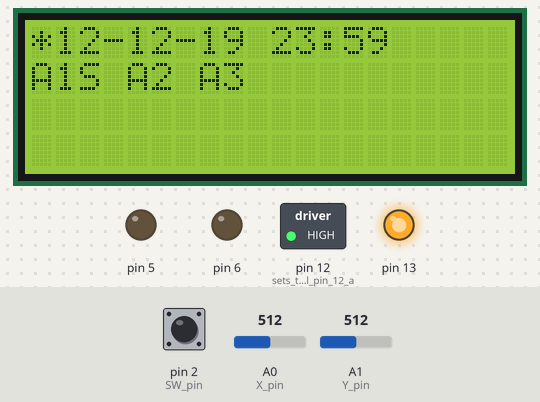
This sketch was run on a simulated Arduino Uno, built with avr-gcc and run on an emulated ATmega328P. Shown: 20×4 character LCD, switched loads named in the sketch (green lamp = pin HIGH), output pins drawn as LEDs (lit = HIGH). Wiring (inferred from the names in the program): 24Cxx EEPROM at I2C address 0x57. The inputs (shaded band) are chosen by the test bench; at power-on: A1 (Y_pin) = 512, pin 2 (SW_pin) HIGH, A0 (X_pin) = 512. The local clock reads 2024-03-15 10:24:30 at power-on unless the sketch sets it; EEPROM starts erased; what the sketch prints to the serial monitor is not drawn.

Above: at 2.3 s.
2.4 s: A1 (Y_pin) set to 986
3.9 s: A1 (Y_pin) set to 1014
At 6.6 s:
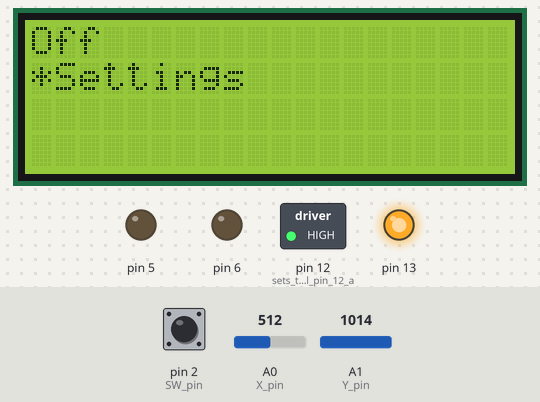
6.9 s: pin 2 (SW_pin) pulled LOW for 0.3 s
At 9.0 s:
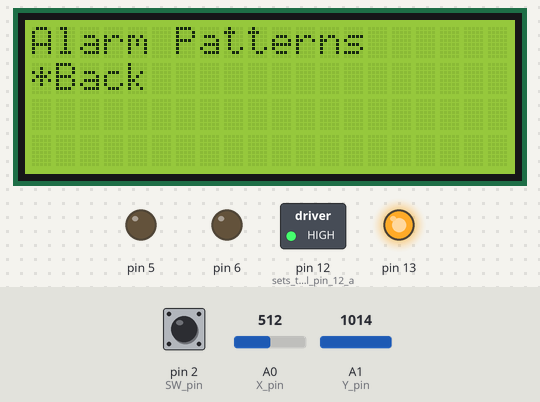
9.3 s: A1 (Y_pin) set to 52
12.3 s: A1 (Y_pin) set to 45
At 14.2 s:
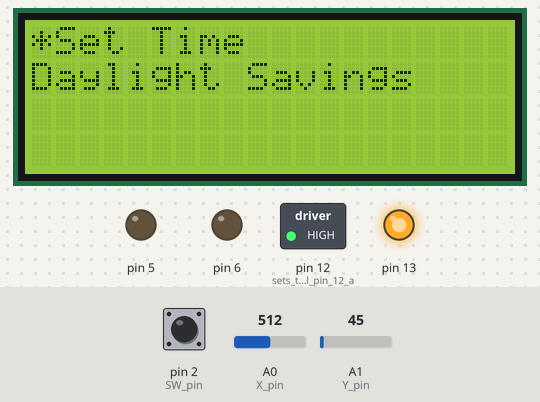
14.5 s: pin 2 (SW_pin) pulled LOW for 1 s
At 14.9 s:
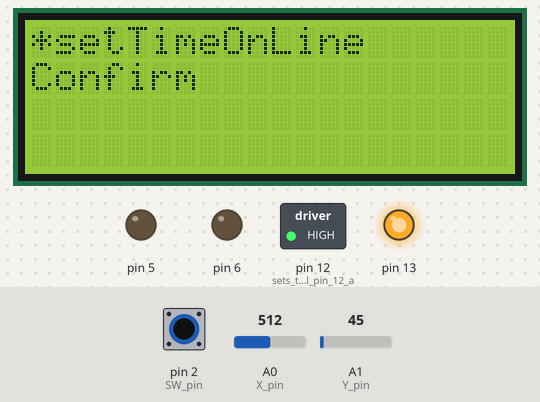
Timing chart, 0 to 17.5 s (numbered marks = the images above; inputs shaded):
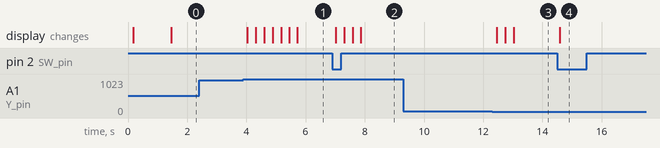

The sketch:

Main_Alarm_Pillow_Code.ino
```cpp
#include <Wire.h>

#define MAINPAGE 0
#define SETTINGSPAGE 1
#define ALARMPAGE 2
#define SETTIMEPAGE 3

#define LCDDATETIME 0
#define ALARMSTATUSES 1
#define A1LINE 2
#define A2LINE 3
#define A3LINE 4
#define SNOOZE 5
#define OFF 6
#define SETTINGS 7

#define SETTINGSSETTIME 0
#define SETTINGSSETDAYLIGHT 1
#define SETTINGSSETPATTERNS 2
#define SETTINGSBACK 3

#define SETTIMETIMELINE 0
#define SETTIMECONFIRM 1
#define SETTIMECANCEL 2

#define SETA1TIME 0
#define SETA1ACTIVESTATUS 1
#define SETA1REPEATSTATUS 2
#define SETA1CONFIRM 3
#define SETA1CANCEL 4

#include <LiquidCrystal_I2C.h>

LiquidCrystal_I2C lcd(0x3F,20,4);  // set the LCD address to 0x27 for a 16 chars and 2 line display

long long prevMillis;
String currDate;
String currTime;
String currDateShortened;
String currTimeShortened;
String prevCurrTimeShortened;
bool hourOrMinChanged = false;
int secondsVibrationMotorsActive = 0;
int maxVibrationDuration = 10;

int8_t myAlarmTimes[6] = {-1, -1, -1, -1, -1, -1}; // hour, then minute, for 3 alarms
int maxlineSelectionForPage[4];

int8_t currHourFirstDigit = 0;
int8_t currHourSecondDigit = 0;
int8_t currMinFirstDigit = 0;
int8_t currMinSecondDigit = 0;

int currPageIdx = MAINPAGE;
int currLineSelected = 0;
int currLinesShowing[2] = {0, 1};
int currColumnSelected = 0;

String* currPageArr[4];
String mainPage[8];
String settingsPage[4];
String alarmPage[5];
String setTimePage[3];

bool alarm1Active = false;
bool alarm2Active = false;
bool alarm3Active = false;
bool alarm1Repeat = false;
bool alarm2Repeat = false;
bool alarm3Repeat = false;

void setup() {
  Serial.begin(115200);
  powerToLCDAndJoystickAndVibrationMotorsSetup();
  JoystickSetup();
  RTCsetup();
  setCurrTime(23, 59, 50, 12, 12, 2019);  // H, M, S, Month, Day, Year
  RTCloop();
//  setAlarm(1, -1, -1);  // alarm #, H, M
  getAlarmsAndUpdateMyAlarmsArr();
  delay(100);
  alarm1Active = true;    // just for testing purposes
  LCDsetup();
  prevMillis = millis();

  maxlineSelectionForPage[MAINPAGE] = sizeof(mainPage) / sizeof(String) - 1;
  maxlineSelectionForPage[SETTINGSPAGE] = sizeof(settingsPage) / sizeof(String) - 1;
  maxlineSelectionForPage[ALARMPAGE] = sizeof(alarmPage) / sizeof(String) - 1;
  maxlineSelectionForPage[SETTIMEPAGE] = sizeof(setTimePage) / sizeof(String) - 1;

  currPageArr[MAINPAGE] = mainPage;
  currPageArr[SETTINGSPAGE] = settingsPage;
  currPageArr[ALARMPAGE] = alarmPage;
  currPageArr[SETTIMEPAGE] = setTimePage;

  Serial.println("myAlarmTimes[0 and 1] Here:");
  Serial.println(myAlarmTimes[0]);
  Serial.println(myAlarmTimes[1]);

  delay(1000);  // allow enough time to read from memory
}

void loop() {
  // Get data from the DS3231
//  lcd.cursor();
  if(millis() - prevMillis > 1000){
    secondsVibrationMotorsActive++;
    Serial.println("secondsVibrationMotorsActive: " + String(secondsVibrationMotorsActive));
    prevCurrTimeShortened = currTimeShortened;
    getTimeStrings(currDate, currTime, currDateShortened, currTimeShortened);
//    Serial.println(currTime);
//    Serial.println(currTime.substring(0,2));
//    Serial.println(currTime.substring(3,5));
//    Serial.println(currDate + " " + currTime);
//    Serial.println(currDateShortened + " " + currTimeShortened);
    LcdSetDateTime();
    prevMillis = millis();
//    LcdSetAlarmLines();
    if(currPageIdx == MAINPAGE && currLinesShowing[0] == 0 && hourOrMinChanged){
      LcdClearLines(0);
      LcdDisplayCurrLines();
      hourOrMinChanged = false;
    }
  }
  JoystickLoop();
  lcd.setCursor(currColumnSelected, 0);
  if(currPageIdx == ALARMPAGE && currLineSelected == 0 && currColumnSelected != 0 && currColumnSelected != 3){
    lcd.blink();
  }
  else{
    lcd.noBlink();
  }
  int currHour = getCurrHourFromTime(currTime);
  int currMin = getCurrMinFromTime(currTime);
//  Serial.println(currHour);
//  Serial.println("My alarm 1 time");
//  Serial.println(myAlarmTimes[0]);
//  Serial.println(myAlarmTimes[1]);
  if(alarm1Active && myAlarmTimes[0] == currHour && myAlarmTimes[1] == currMin){
    secondsVibrationMotorsActive = 0;
    //activate alarm for the day
    Serial.println("XXXXXXXXXXXXXXXXXXXXXXXXXXXXXXXXXXXXXXXXXXXXXXXX");
    turnOnVibrations();
    alarm1Active = false;
    LcdSetAlarmLines();         // TODO Fix this later so that the S after A1 clears out, unless it is on Repeat
    LcdClearLines(0);
    LcdDisplayCurrLines();
  }
  if(secondsVibrationMotorsActive == maxVibrationDuration){
    Serial.println("Turning Vibrations Off");
    turnOffVibrations();
  }

}

void powerToLCDAndJoystickAndVibrationMotorsSetup() {
  pinMode(5, OUTPUT);
  pinMode(6, OUTPUT);
  pinMode(12, OUTPUT);    // sets the digital pin 12 as output
  pinMode(13, OUTPUT);
  digitalWrite(12, HIGH); // sets the digital pin 12 on
  digitalWrite(13, HIGH);
}
```

Controller-Joystick.ino
```cpp
// Arduino pin numbers
const int SW_pin = 2; // digital pin connected to switch output
const int X_pin = 0; // analog pin connected to X output
const int Y_pin = 1; // analog pin connected to Y output

void JoystickSetup() {
  pinMode(SW_pin, INPUT);
  digitalWrite(SW_pin, HIGH);
}

void JoystickLoop() {
  int x_val = analogRead(X_pin);
  int y_val = analogRead(Y_pin);
  bool button_pressed = digitalRead(SW_pin);

  if(!button_pressed){
    Serial.println("Button Pressed");
    if(checkIfButtonIsSettings() || checkIfButtonIsSettingsPageBack() || checkIfButtonIsSettingsSetTime() || checkIfButtonIsSetTimeCancel() || checkIfButtonIsA1Line() ||
      checkIfButtonIsA1Activate() || checkIfButtonIsA1Repeat() || checkIfButtonIsA1Confirm() || checkIfButtonIsA1Cancel()){
      resetCurrLines();
      LcdClearLines(1);
      LcdDisplayCurrLines();
    }
  }
  else if(x_val > 1000 && y_val > 50 && y_val < 1000){
    Serial.println("Right");
    if(currPageIdx == ALARMPAGE && currLineSelected == SETA1TIME && currColumnSelected < 5){
      if(currColumnSelected == 2){
        currColumnSelected++;
      }
      currColumnSelected++;
//      LcdRefreshSetTime('X');
    }
    Serial.println("currColumnSelected: " + String(currColumnSelected));
  }
  else if(x_val < 50 && y_val > 50 && y_val < 1000){
    Serial.println("Left");
    if(currPageIdx == ALARMPAGE && currLineSelected == SETA1TIME && currColumnSelected > 0){
      if(currColumnSelected == 4){
        currColumnSelected--;
      }
      currColumnSelected--;
//      LcdRefreshSetTime('Y');
    }
    Serial.println("currColumnSelected: " + String(currColumnSelected));
  }
  else if(y_val > 1000 && x_val > 50 && x_val < 1000){
    Serial.println("Down");
    if(currPageIdx == ALARMPAGE && currColumnSelected != 0){
      if(currColumnSelected == 1){
        if(currHourSecondDigit < 4){
          currHourFirstDigit = (currHourFirstDigit + 1) % 3;
        }
        else{
          currHourFirstDigit = (currHourFirstDigit + 1) % 2;
        }
        LcdRefreshA1TimeDigit(currHourFirstDigit);
      }
      // TODO Finish the other columns here
    }
    else if(currLineSelected < maxlineSelectionForPage[currPageIdx] && currColumnSelected == 0){
      if(currPageIdx == ALARMPAGE){
        tempSaveHoursAndMinsTomyAlarmTimes();
        LcdSetA1TimeLine();
      }
      currLineSelected++;
      if(currLineSelected != currLinesShowing[0] && currLineSelected != currLinesShowing[1]){
        currLinesShowing[0]++;
        currLinesShowing[1]++;
        Serial.println("Here000");
      }
      LcdClearLines(2);
      LcdDisplayCurrLines();
    }
//    LcdDisplayCurrLines();
    Serial.println("currLineSelected: " + String(currLineSelected));
  }
  else if(y_val < 50 && x_val > 50 && x_val < 1000){
    Serial.println("Up");
    if(currPageIdx == ALARMPAGE && currColumnSelected != 0){ // change to (currPageIdx == ALARMPAGE || currPageIdx == SETTIMEPAGE)
      if(currColumnSelected == 1){
        if(currHourSecondDigit < 4){
          currHourFirstDigit = (currHourFirstDigit + 1) % 3;
        }
        else{
          currHourFirstDigit = (currHourFirstDigit + 1) % 2;
        }
        LcdRefreshA1TimeDigit(currHourFirstDigit);
      }
      else if(currColumnSelected == 2){
        if(currHourFirstDigit < 2){
          currHourSecondDigit = (currHourSecondDigit + 1) % 10;
        }
        else{
          currHourSecondDigit = (currHourSecondDigit + 1) % 4;
        }
        LcdRefreshA1TimeDigit(currHourSecondDigit);
      }
      else if(currColumnSelected == 4){
        currMinFirstDigit = (currMinFirstDigit + 1) % 6;
        LcdRefreshA1TimeDigit(currMinFirstDigit);
      }
      else if(currColumnSelected == 5){
        currMinSecondDigit = (currMinSecondDigit + 1) % 10;
        LcdRefreshA1TimeDigit(currMinSecondDigit);
      }

    }
    else if(currLineSelected > 0 && currColumnSelected == 0){
      currLineSelected--;
      if(currLineSelected != currLinesShowing[0] && currLineSelected != currLinesShowing[1]){
        currLinesShowing[0]--;
        currLinesShowing[1]--;
      }
      LcdClearLines(3);
      LcdDisplayCurrLines();
    }
//    LcdDisplayCurrLines();
    Serial.println("currLineSelected: " + String(currLineSelected));
  }
  delay(250);
}
```

Controller_Helper.ino
```cpp
/* The following section is just for navigation */

void resetCurrLines() {
  currLineSelected = 0;
  currLinesShowing[0] = 0;
  currLinesShowing[1] = 1;
}

bool checkIfButtonIsSettings() {
  if(currPageIdx == MAINPAGE && currLineSelected == SETTINGS) {
    currPageIdx = SETTINGSPAGE;
    return true;
  }
  return false;
}

bool checkIfButtonIsSettingsPageBack() {
  if(currPageIdx == SETTINGSPAGE && currLineSelected == SETTINGSBACK) {
    currPageIdx = MAINPAGE;
    return true;
  }
  return false;
}

bool checkIfButtonIsSettingsSetTime() {
  if(currPageIdx == SETTINGSPAGE && currLineSelected == SETTINGSSETTIME) {
    currPageIdx = SETTIMEPAGE;
    return true;
  }
  return false;
}

bool checkIfButtonIsSetTimeCancel() {
  if(currPageIdx == SETTIMEPAGE && currLineSelected == SETTIMECANCEL) {
    currPageIdx = SETTINGSPAGE;
    return true;
  }
  return false;
}

bool checkIfButtonIsA1Line() {
  if(currPageIdx == MAINPAGE && currLineSelected == A1LINE) {
    currPageIdx = ALARMPAGE;
    setCurrHourAndMinsForAlarm(1);
    return true;
  }
  return false;
}

void setCurrHourAndMinsForAlarm(int alarmNum) {
  int8_t currHour = myAlarmTimes[0];
  int8_t currMin = myAlarmTimes[1];

  currHourFirstDigit = currHour / 10;
  currHourSecondDigit = currHour % 10;
  currMinFirstDigit = currMin / 10;
  currMinSecondDigit = currMin % 10;
}

int getCurrHourFromTime(String timeStr){
  if(timeStr.charAt(2) == ':'){
    return timeStr.substring(0,2).toInt();
  }
  else{
    return timeStr.substring(0,1).toInt();
  }
}

int getCurrMinFromTime(String timeStr){
  if(timeStr.charAt(2) == ':' && timeStr.charAt(5) == ':'){
    return timeStr.substring(3,5).toInt();
  }
  else if(timeStr.charAt(2) == ':' && timeStr.charAt(4) == ':'){
    return timeStr.substring(3,4).toInt();
  }
  else if(timeStr.charAt(1) == ':' && timeStr.charAt(4) == ':'){
    return timeStr.substring(2,4).toInt();
  }
  else{
    return timeStr.substring(2,3).toInt();
  }

}

bool checkIfButtonIsA1Activate() {
  if(currPageIdx == ALARMPAGE && currLineSelected == SETA1ACTIVESTATUS) {
    alarm1Active = alarm1Active ? false : true;
    currPageIdx = MAINPAGE;
    LcdMainSetOtherInfo();
    LcdSetAlarmLines();
    LcdSetA1ActiveAndRepeatStatus();
    return true;
  }
  return false;
}

bool checkIfButtonIsA1Repeat() {
  if(currPageIdx == ALARMPAGE && currLineSelected == SETA1REPEATSTATUS) {
    alarm1Repeat = alarm1Repeat ? false : true;
    currPageIdx = MAINPAGE;
    LcdMainSetOtherInfo();
    LcdSetAlarmLines();
    LcdSetA1ActiveAndRepeatStatus();
    return true;
  }
  return false;
}


bool checkIfButtonIsA1Confirm() {
  if(currPageIdx == ALARMPAGE && currLineSelected == SETA1CONFIRM) {
    currPageIdx = MAINPAGE;
    tempSaveHoursAndMinsTomyAlarmTimes();
//    String hours = String(currHourFirstDigit) + String(currHourSecondDigit);
//    String mins = String(currMinFirstDigit) + String(currMinSecondDigit);
//    myAlarmTimes[0] = (int8_t) hours.toInt();
//    myAlarmTimes[1] = (int8_t) mins.toInt();
    Serial.println("About to set alarm times in memory to:");
    Serial.println(myAlarmTimes[0]);
    Serial.println(myAlarmTimes[1]);
    setAlarm(1, myAlarmTimes[0], myAlarmTimes[1]);  // alarm #, H, M
    LcdSetAlarmLines();
    resetCurrTimes();
    return true;
  }
  return false;
}

void tempSaveHoursAndMinsTomyAlarmTimes(){
  String hours = String(currHourFirstDigit) + String(currHourSecondDigit);
  String mins = String(currMinFirstDigit) + String(currMinSecondDigit);
  Serial.println("tempSaveHoursAndMinsTomyAlarmTimes");
  Serial.println(hours);
  Serial.println(mins);
  myAlarmTimes[0] = (int8_t) hours.toInt();
  myAlarmTimes[1] = (int8_t) mins.toInt();
}

bool checkIfButtonIsA1Cancel() {
  if(currPageIdx == ALARMPAGE && currLineSelected == SETA1CANCEL) {
    currPageIdx = MAINPAGE;
    getAlarmsAndUpdateMyAlarmsArr();
    LcdSetA1TimeLine();
    delay(50);
    return true;
  }
  return false;
}

/* The following section is just for ??? */
void resetCurrTimes() {
  currHourFirstDigit = 0;
  currHourSecondDigit = 0;
  currMinFirstDigit = 0;
  currMinSecondDigit = 0;
}

void turnOnVibrations() {
  digitalWrite(5, HIGH);
  digitalWrite(6, HIGH);
}

void turnOffVibrations() {
  digitalWrite(5, LOW);
  digitalWrite(6, LOW);
}
```

RTC_Code.ino
```cpp
// (licence header left out)
#include <DS3231.h>


// Init the DS3231 using the hardware interface
DS3231 rtc(SDA, SCL);

// Init a Time-data structure
Time t;

void RTCsetup() {
  // Initialize the rtc object
  rtc.begin();

//  int8_t myAlarmTimes[6] = {-1, -1, -1, -1, -1, -1};
//  myAlarmTimes[0] = 127;

  Wire.begin(); // initialise the connection


}

void RTCloop() {
  // nothing here anymore

}

// Get data from the DS3231
void getTimeStrings(String& currDate, String& currTime, String& currDateShortened, String& currTimeShortened) {
  t = rtc.getTime();
  currDate = rtc.getMonthStr() + String(' ') + t.date + ", " + t.year;
//  currDate = t.mon + String('-') + t.date + ", " + t.year;
  currDateShortened = String(t.mon) + '-' + t.date + "-" + String(t.year).substring(2, 4);
  currTime = String(t.hour) + ':' + t.min + ':' + t.sec;
  currTimeShortened = String(t.hour) + ':' + t.min;
  if(currTimeShortened != prevCurrTimeShortened){
    hourOrMinChanged = true;
  }

}

void setCurrTime(int Hour, int minute, int second, int month, int day, int Year) {
// The following lines can be uncommented to set the date and time
//  rtc.setDOW(THURSDAY);     // Set Day-of-Week to SUNDAY
  rtc.setTime(Hour, minute, second);     // Set the time to 12:00:00 (24hr format)
  rtc.setDate(day, month, Year);   // Set the date to January 1st, 2014
}


// alarmNum is either 1, 2, or 3
void setAlarm(int alarmNum, int Hour, int minute) {
  int startIdx = (alarmNum == 1) ? 0 : ((alarmNum == 2) ? 2 : 4);
  myAlarmTimes[startIdx] = Hour;
  myAlarmTimes[startIdx + 1] = minute;

  // write to EEPROM
  i2c_eeprom_write_page(0x57, 0, (byte *)myAlarmTimes, sizeof(int8_t) * 6);
  delay(25);
}


void getAlarmsAndUpdateMyAlarmsArr() {
  int addr = 0; //first address
  int count = 0;
  Serial.println("getAlarmsAndUpdateMyAlarmsArr(): ");

  while (count < 6){
    // access the first address from the memory
    byte b = i2c_eeprom_read_byte(0x57, addr);
    Serial.println(b);
    myAlarmTimes[count] = (int8_t) b;
    addr++;
    count++;
  }
}


void i2c_eeprom_write_byte( int deviceaddress, unsigned int eeaddress, byte data ) {
    int rdata = data;
    Wire.beginTransmission(deviceaddress);
    Wire.write((int)(eeaddress >> 8)); // MSB
    Wire.write((int)(eeaddress & 0xFF)); // LSB
    Wire.write(rdata);
    Wire.endTransmission();
}

// WARNING: address is a page address, 6-bit end will wrap around
// also, data can be maximum of about 30 bytes, because the Wire library has a buffer of 32 bytes
void i2c_eeprom_write_page( int deviceaddress, unsigned int eeaddresspage, byte* data, byte length ) {
    Wire.beginTransmission(deviceaddress);
    Wire.write((int)(eeaddresspage >> 8)); // MSB
    Wire.write((int)(eeaddresspage & 0xFF)); // LSB
    byte c;
    for ( c = 0; c < length; c++)
        Wire.write(data[c]);
    Wire.endTransmission();
}

byte i2c_eeprom_read_byte( int deviceaddress, unsigned int eeaddress ) {
    byte rdata = 0xFF;
    Wire.beginTransmission(deviceaddress);
    Wire.write((int)(eeaddress >> 8)); // MSB
    Wire.write((int)(eeaddress & 0xFF)); // LSB
    Wire.endTransmission();
    Wire.requestFrom(deviceaddress,1);
    if (Wire.available()) rdata = Wire.read();
    return rdata;
}

// maybe let's not read more than 30 or 32 bytes at a time!
void i2c_eeprom_read_buffer( int deviceaddress, unsigned int eeaddress, byte *buffer, int length ) {
    Wire.beginTransmission(deviceaddress);
    Wire.write((int)(eeaddress >> 8)); // MSB
    Wire.write((int)(eeaddress & 0xFF)); // LSB
    Wire.endTransmission();
    Wire.requestFrom(deviceaddress,length);
    int c = 0;
    for ( c = 0; c < length; c++ )
        if (Wire.available()) buffer[c] = Wire.read();
}
```

Source omitted: View-LCD.ino (5745 bytes)

Measured:
- the behaviour switches between 1000 and 1001 on A1 (Y_pin) (found by bisection; images 0 and 1)
- the behaviour switches between 50 and 49 on A1 (Y_pin) (found by bisection; images 2 and 3)
- after the input at 2.4 s, every drawn part: stays the same
- after the input at 3.9 s, the display: first changes after 0.13 s (image 1 shows a later state)
- after the input at 6.9 s, the display: first changes after 0.12 s (image 2 shows a later state)
- after the input at 9.3 s, every drawn part: stays the same
- after the input at 12.3 s, the display: first changes after 0.16 s (image 3 shows a later state)
- after the input at 14.5 s, the display: changes after 0.09 s (image 4)
